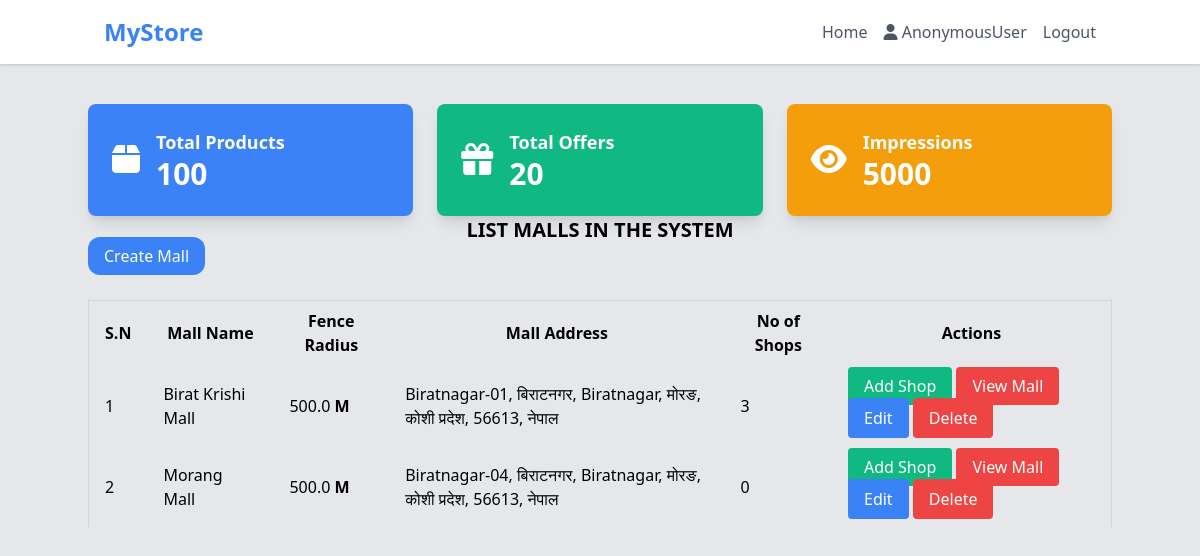
/listmall/, run on an earlier commit of the app's database.
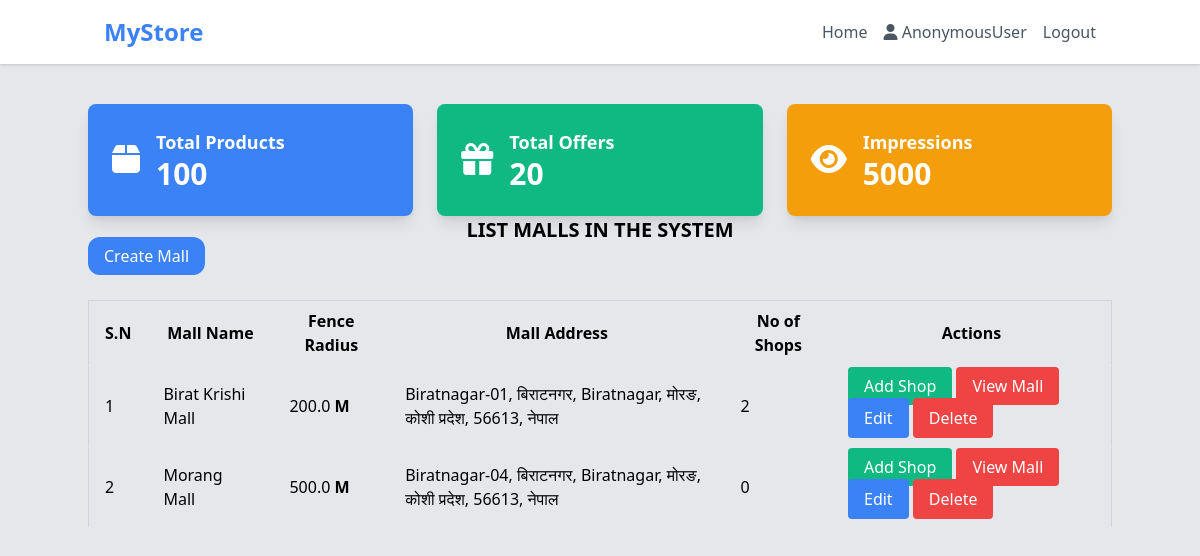
And on a later commit of the database.
### geoapp/models.py (models this page shows, shortened)
class Mall(models.Model):
    mallName = models.CharField(max_length=100)
    mallAddress = models.CharField(max_length=255,blank=True)
    latitude = models.FloatField()
    longitude = models.FloatField()
    fence_radius = models.FloatField(default=500,help_text="Fence Radius in meters(m)") # in meters

### geoapp/views.py (the view)
# urls.py: path('listmall/',views.listMall,name='listmall'),
def listMall(request):
    malls = Mall.objects.all()
    context = {
        'malls':malls
    }
    return render(request,'mall/listmall.html',context)

### geoapp/templates/mall/listmall.html
{%  extends 'base.html' %}
{% block content %}
<div class="container mx-auto mt-10">
  <div class="grid grid-cols-1 sm:grid-cols-2 md:grid-cols-3 gap-6">
      <div class="bg-blue-500 p-6 rounded-lg shadow-lg text-white">
          <div class="flex items-center">
              <span class="mr-4">
                  <i class="fas fa-box fa-2x"></i>
              </span>
              <div>
                  <p class="text-lg font-semibold">Total Products</p>
                  <p class="text-3xl font-bold">100</p>
              </div>
          </div>
      </div>
      <div class="bg-green-500 p-6 rounded-lg shadow-lg text-white">
          <div class="flex items-center">
              <span class="mr-4">
                  <i class="fas fa-gift fa-2x"></i>
              </span>
              <div>
                  <p class="text-lg font-semibold">Total Offers</p>
                  <p class="text-3xl font-bold">20</p>
              </div>
          </div>
      </div>
      <div class="bg-yellow-500 p-6 rounded-lg shadow-lg text-white">
          <div class="flex items-center">
              <span class="mr-4">
                  <i class="fas fa-eye fa-2x"></i>
              </span>
              <div>
                  <p class="text-lg font-semibold">Impressions</p>
                  <p class="text-3xl font-bold">5000</p>
              </div>
          </div>
      </div>
  </div>
</div>
<h1 class="text-xl font-bold text-center">LIST MALLS IN THE SYSTEM</h1>
<div class="container mx-auto">
    <a href="{% url 'createmall' %}" class="px-4 py-2 text-white bg-blue-500 rounded-xl">Create Mall</a>
</div>
<div class="container mx-auto mt-8">
    <table class="min-w-full border border-gray-300">
      <thead>
        <tr>
            <th class="py-2 px-4 border-b">S.N</th>
          <th class="py-2 px-4 border-b">Mall Name</th>
          <th class="py-2 px-4 border-b">Fence Radius</th>
          <th class="py-2 px-4 border-b">Mall Address</th>
          <th class="py-2 px-4 border-b">No of Shops</th>
          <th class="py-2 px-4 border-b">Actions</th>
        </tr>
      </thead>
      <tbody>
        {% for mall in malls %}
        <tr>
        <td class="py-2 px-4 border-b">{{forloop.counter}}</td>
          <td class="py-2 px-4 border-b">{{mall.mallName}}</td>
          <td class="py-2 px-4 border-b">{{mall.fence_radius}} <span class="font-bold  " title="Meters">M</span></td>
          <td class="py-2 px-4 border-b">{{mall.mallAddress}}</td>
          <td class="py-2 px-4 border-b">{{mall.shops.count}}</td>
          <td class="py-2 px-4 border-b">
            <a class="bg-green-500 text-white px-4 py-2 rounded" href="{% url 'addshopbymall' mall.id %}">Add Shop</a>
            <a class="bg-red-500 text-white px-4 py-2 rounded" href="{% url 'viewmall' mall.id %}">View Mall</a>
            <button class="bg-blue-500 text-white px-4 py-2 rounded">Edit</button>
            <button class="bg-red-500 text-white px-4 py-2 rounded">Delete</button>
          </td>
        </tr>
        {% endfor %}
      </tbody>
    </table>
  </div>
{% endblock content %}

What changed in the data, as far as the page shows it:
changed Mall "Birat Krishi Mall": fence_radius "500.0" → "200.0"; shops.count "3" → "2"
